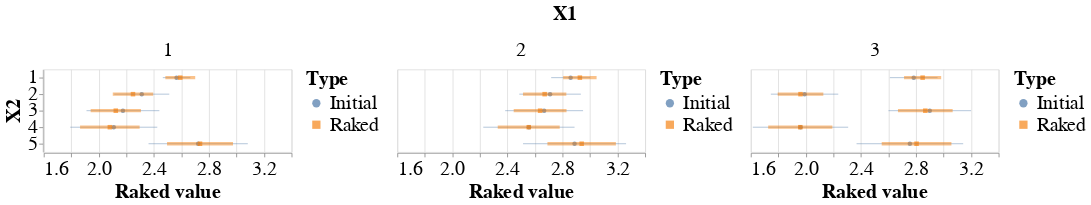

Notebook cell for this chart:
### Code cell
bar = alt.Chart(df_raked).mark_errorbar(clip=True, opacity=0.5).encode(
    alt.X('Upper:Q', scale=alt.Scale(zero=False), axis=alt.Axis(title='Raked value')),
    alt.X2('Lower:Q'),
    alt.Y('X2:N', axis=alt.Axis(title='X2')),
    color=alt.Color('Type:N', legend=None),
    strokeWidth=alt.StrokeWidth('width:Q', legend=None)
)
point = alt.Chart(df_raked).mark_point(
    filled=True
).encode(
    alt.X('Value:Q'),
    alt.Y('X2:N'),
    color=alt.Color('Type:N'),
    shape=alt.Shape('Type:N')
)
chart = alt.layer(point, bar).resolve_scale(
    shape='independent',
    color='independent'
).facet(
    column=alt.Column('X1:N', header=alt.Header(title='X1', titleFontSize=24, labelFontSize=24)),
).configure_axis(
    labelFontSize=24,
    titleFontSize=24
).configure_legend(
    labelFontSize=24,
    titleFontSize=24
)
chart

### Figure 1 — Vega-Lite specification as saved in the notebook (floating-point values rounded to 4 significant figures)
{"config": {"view": {"continuousWidth": 300, "continuousHeight": 300}, "axis": {"labelFontSize": 24, "titleFontSize": 24}, "legend": {"labelFontSize": 24, "titleFontSize": 24}}, "data": {"name": "data-74f2d163402a2eda134b9c9b0105932b"}, "facet": {"column": {"field": "X1", "header": {"labelFontSize": 24, "title": "X1", "titleFontSize": 24}, "type": "nominal"}}, "spec": {"layer": [{"mark": {"type": "point", "filled": true}, "encoding": {"color": {"field": "Type", "type": "nominal"}, "shape": {"field": "Type", "type": "nominal"}, "x": {"field": "Value", "type": "quantitative"}, "y": {"field": "X2", "type": "nominal"}}}, {"mark": {"type": "errorbar", "clip": true, "opacity": 0.5}, "encoding": {"color": {"field": "Type", "legend": null, "type": "nominal"}, "strokeWidth": {"field": "width", "legend": null, "type": "quantitative"}, "x": {"axis": {"title": "Raked value"}, "field": "Upper", "scale": {"zero": false}, "type": "quantitative"}, "x2": {"field": "Lower"}, "y": {"axis": {"title": "X2"}, "field": "X2", "type": "nominal"}}}], "resolve": {"scale": {"color": "independent", "shape": "independent"}}}, "$schema": "https://vega.github.io/schema/vega-lite/v5.17.0.json", "datasets": {"data-74f2d163402a2eda134b9c9b0105932b": [{"X1": 1, "X2": 1, "Value": 2.565, "Type": "Initial", "width": 1, "variance": 0.01, "Upper": 2.665, "Lower": 2.465}, {"X1": 2, "X2": 1, "Value": 2.859, "Type": "Initial", "width": 1, "variance": 0.02, "Upper": 3.001, "Lower": 2.718}, {"X1": 3, "X2": 1, "Value": 2.783, "Type": "Initial", "width": 1, "variance": 0.03, "Upper": 2.956, "Lower": 2.61}, {"X1": 1, "X2": 2, "Value": 2.312, "Type": "Initial", "width": 1, "variance": 0.04, "Upper": 2.512, "Lower": 2.112}, {"X1": 2, "X2": 2, "Value": 2.71, "Type": "Initial", "width": 1, "variance": 0.05, "Upper": 2.933, "Lower": 2.486}, {"X1": 3, "X2": 2, "Value": 1.99, "Type": "Initial", "width": 1, "variance": 0.06, "Upper": 2.235, "Lower": 1.745}, {"X1": 1, "X2": 3, "Value": 2.175, "Type": "Initial", "width": 1, "variance": 0.07, "Upper": 2.44, "Lower": 1.91}, {"X1": 2, "X2": 3, "Value": 2.666, "Type": "Initial", "width": 1, "variance": 0.08, "Upper": 2.949, "Lower": 2.384}, {"X1": 3, "X2": 3, "Value": 2.9, "Type": "Initial", "width": 1, "variance": 0.09, "Upper": 3.2, "Lower": 2.6}, {"X1": 1, "X2": 4, "Value": 2.108, "Type": "Initial", "width": 1, "variance": 0.1, "Upper": 2.425, "Lower": 1.792}, {"X1": 2, "X2": 4, "Value": 2.556, "Type": "Initial", "width": 1, "variance": 0.11, "Upper": 2.888, "Lower": 2.224}, {"X1": 3, "X2": 4, "Value": 1.961, "Type": "Initial", "width": 1, "variance": 0.12, "Upper": 2.307, "Lower": 1.614}, {"X1": 1, "X2": 5, "Value": 2.722, "Type": "Initial", "width": 1, "variance": 0.13, "Upper": 3.082, "Lower": 2.361}, {"X1": 2, "X2": 5, "Value": 2.888, "Type": "Initial", "width": 1, "variance": 0.14, "Upper": 3.262, "Lower": 2.513}, {"X1": 3, "X2": 5, "Value": 2.755, "Type": "Initial", "width": 1, "variance": 0.15, "Upper": 3.143, "Lower": 2.368}, {"X1": 1, "X2": 1, "Value": 2.592, "Type": "Raked", "width": 2, "variance": 0.01174, "Upper": 2.7, "Lower": 2.483}, {"X1": 2, "X2": 1, "Value": 2.926, "Type": "Raked", "width": 2, "variance": 0.01473, "Upper": 3.048, "Lower": 2.805}, {"X1": 3, "X2": 1, "Value": 2.848, "Type": "Raked", "width": 2, "variance": 0.01819, "Upper": 2.983, "Lower": 2.713}, {"X1": 1, "X2": 2, "Value": 2.248, "Type": "Raked", "width": 2, "variance": 0.02154, "Upper": 2.395, "Lower": 2.101}, {"X1": 2, "X2": 2, "Value": 2.67, "Type": "Raked", "width": 2, "variance": 0.02478, "Upper": 2.828, "Lower": 2.513}, {"X1": 3, "X2": 2, "Value": 1.961, "Type": "Raked", "width": 2, "variance": 0.0275, "Upper": 2.127, "Lower": 1.795}, {"X1": 1, "X2": 3, "Value": 2.123, "Type": "Raked", "width": 2, "variance": 0.03333, "Upper": 2.306, "Lower": 1.941}, {"X1": 2, "X2": 3, "Value": 2.637, "Type": "Raked", "width": 2, "variance": 0.0368, "Upper": 2.829, "Lower": 2.446}, {"X1": 3, "X2": 3, "Value": 2.867, "Type": "Raked", "width": 2, "variance": 0.03945, "Upper": 3.066, "Lower": 2.669}, {"X1": 1, "X2": 4, "Value": 2.08, "Type": "Raked", "width": 2, "variance": 0.04676, "Upper": 2.296, "Lower": 1.864}, {"X1": 2, "X2": 4, "Value": 2.555, "Type": "Raked", "width": 2, "variance": 0.05064, "Upper": 2.78, "Lower": 2.33}, {"X1": 3, "X2": 4, "Value": 1.959, "Type": "Raked", "width": 2, "variance": 0.05437, "Upper": 2.192, "Lower": 1.726}, {"X1": 1, "X2": 5, "Value": 2.735, "Type": "Raked", "width": 2, "variance": 0.0574, "Upper": 2.975, "Lower": 2.495}, {"X1": 2, "X2": 5, "Value": 2.939, "Type": "Raked", "width": 2, "variance": 0.06178, "Upper": 3.188, "Lower": 2.691}, {"X1": 3, "X2": 5, "Value": 2.804, "Type": "Raked", "width": 2, "variance": 0.0641, "Upper": 3.057, "Lower": 2.551}]}}
